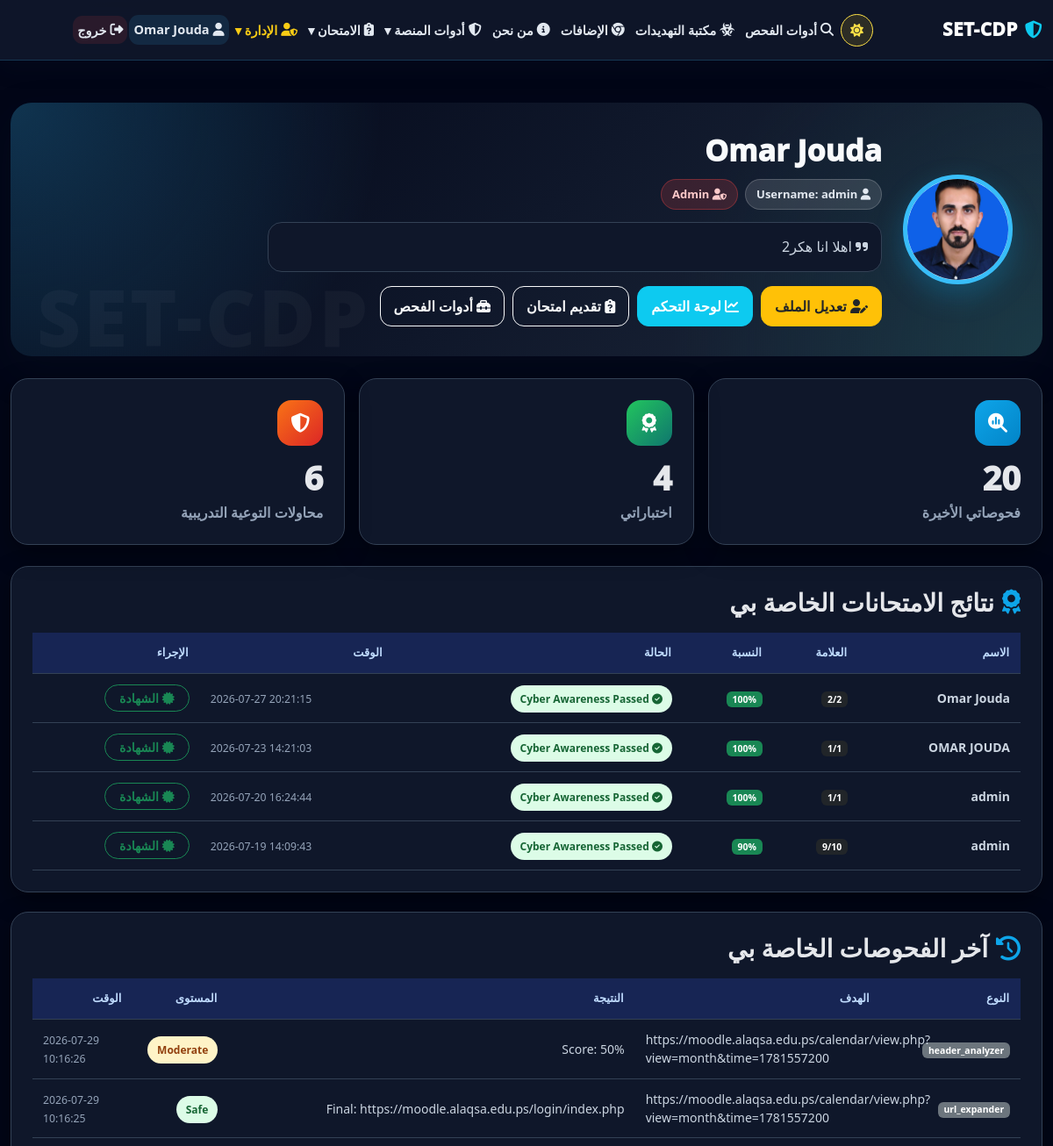
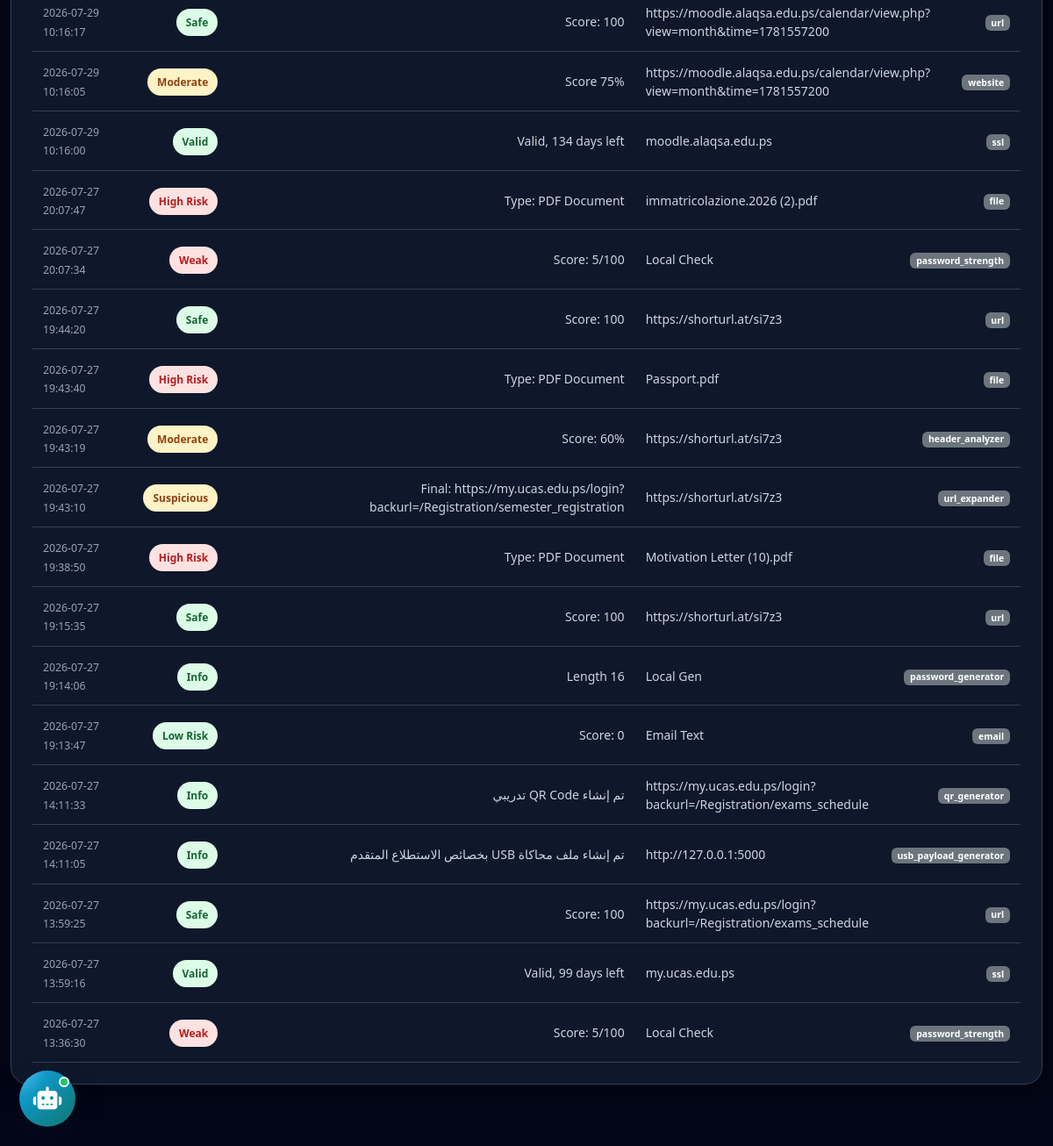
Screenshot of /profile (signed in) with the database file from the repository (2 pictures, top to bottom).
### tables this page shows
CREATE TABLE users (
        id INTEGER PRIMARY KEY AUTOINCREMENT,
        username TEXT UNIQUE,
        password_hash TEXT,
        role TEXT DEFAULT 'user',
        full_name TEXT,
        profile_image TEXT,
        bio TEXT,
        created_at TEXT
    );

CREATE TABLE quiz_results (
        id INTEGER PRIMARY KEY AUTOINCREMENT,
        student_name TEXT,
        score INTEGER,
        total INTEGER,
        percentage INTEGER,
        status TEXT,
        timestamp TEXT,
        user_id INTEGER
    );

CREATE TABLE scan_history (
        id INTEGER PRIMARY KEY AUTOINCREMENT,
        scan_type TEXT,
        target TEXT,
        result_summary TEXT,
        risk_level TEXT,
        timestamp TEXT,
        user_id INTEGER
    );

### app.py (the view, shortened to what this page needs)
@app.route("/profile", methods=["GET", "POST"])
@login_required
def profile():
    user_id = session.get("user_id")
    conn = get_db()
    user = conn.execute("SELECT * FROM users WHERE id = ?", (user_id,)).fetchone()
    scans = conn.execute("SELECT * FROM scan_history WHERE user_id = ? ORDER BY id DESC LIMIT 20", (user_id,)).fetchall()
    quizzes = conn.execute("SELECT * FROM quiz_results WHERE user_id = ? ORDER BY id DESC LIMIT 20", (user_id,)).fetchall()
    captures = conn.execute("SELECT * FROM captured_data WHERE user_id = ? ORDER BY id DESC LIMIT 20", (user_id,)).fetchall()
    conn.close()
    return render_template("profile.html", user=user, scans=scans, quizzes=quizzes, captures=captures)

### app.py (called while the page is built)
def login_required(f):
    @wraps(f)
    def wrapper(*args, **kwargs):
        if "user_id" not in session:
            return redirect(url_for("login"))
        return f(*args, **kwargs)
    return wrapper

def get_db():
    conn = sqlite3.connect(DB_PATH)
    conn.row_factory = sqlite3.Row
    return conn

### templates/profile.html (shortened to what this page needs)
<!doctype html>
<html lang="ar" dir="rtl">
<head>
  <link href="https://cdn.jsdelivr.net/npm/bootstrap@5.3.0/dist/css/bootstrap.rtl.min.css" rel="stylesheet">
  <link rel="stylesheet" href="https://cdnjs.cloudflare.com/ajax/libs/font-awesome/6.5.0/css/all.min.css">
  <link rel="stylesheet" href="/static/style.css">
</head>
<body>
{% include 'base_nav.html' %}
<main class="container py-5 profile-page">
  <section class="profile-hero">
    <div class="d-flex align-items-center gap-4 flex-wrap profile-hero-content">
      {% if user.profile_image %}
        <img
          class="profile-img"
          src="/uploads/{{ user.profile_image }}"
          alt="Profile image"
          onerror="this.style.display='none'; this.nextElementSibling.style.display='grid';"
        >
      {% else %}
        <div class="profile-fallback">
          {{ (user.full_name or user.username or 'U')[0]|upper }}
        </div>
      {% endif %}
      <div class="flex-grow-1">
        <h1 class="profile-name">
          {{ user.full_name or user.username }}
        </h1>
        <div class="profile-meta">
          <span class="profile-pill">
            <i class="fas fa-user"></i>
            Username: {{ user.username }}
          </span>
          {% if user.role == 'admin' %}
            <span class="profile-pill role-admin">
              <i class="fas fa-user-shield"></i>
              Admin
            </span>
          {% else %}
            <span class="profile-pill role-user">
              <i class="fas fa-user"></i>
              User
            </span>
          {% endif %}
        </div>
        {% if user.bio %}
          <div class="bio-box">
            <i class="fas fa-quote-right"></i>
            {{ user.bio }}
          </div>
        {% else %}
          <div class="bio-box">
            لم تتم إضافة نبذة شخصية بعد. يمكنك تعديل ملفك وإضافة وصف قصير يظهر هنا.
          </div>
        {% endif %}
        <div class="profile-actions">
          <button type="button" class="btn btn-warning btn-rounded text-dark" data-bs-toggle="modal" data-bs-target="#editProfileModal">
            <i class="fas fa-user-pen"></i>
            تعديل الملف
          </button>
          <a href="/dashboard" class="btn btn-info btn-rounded text-white">
            <i class="fas fa-chart-line"></i>
            لوحة التحكم
          </a>
          <a href="/quiz" class="btn btn-outline-light btn-rounded">
            <i class="fas fa-clipboard-question"></i>
            تقديم امتحان
          </a>
          <a href="/" class="btn btn-outline-light btn-rounded">
            <i class="fas fa-toolbox"></i>
            أدوات الفحص
          </a>
        </div>
      </div>
    </div>
  </section>
  <section class="row g-3 mb-4">
    <div class="col-md-4">
      <div class="stats-card">
        <div class="stats-icon" style="background: linear-gradient(135deg,#0ea5e9,#0284c7);">
          <i class="fas fa-magnifying-glass-chart"></i>
        </div>
        <h2>{{ scans|length }}</h2>
        <p>فحوصاتي الأخيرة</p>
      </div>
    </div>
    <div class="col-md-4">
      <div class="stats-card">
        <div class="stats-icon" style="background: linear-gradient(135deg,#22c55e,#0f766e);">
          <i class="fas fa-award"></i>
        </div>
        <h2>{{ quizzes|length }}</h2>
        <p>اختباراتي</p>
      </div>
    </div>
    <div class="col-md-4">
      <div class="stats-card">
        <div class="stats-icon" style="background: linear-gradient(135deg,#f97316,#dc2626);">
          <i class="fas fa-shield-halved"></i>
        </div>
        <h2>{{ captures|length }}</h2>
        <p>محاولات التوعية التدريبية</p>
      </div>
    </div>
  </section>
  <section class="profile-card">
    <h3>
      <i class="fas fa-award"></i>
      نتائج الامتحانات الخاصة بي
    </h3>
    <div class="table-responsive">
      <table class="table table-hover align-middle">
        <thead>
          <tr>
            <th>الاسم</th>
            <th>العلامة</th>
            <th>النسبة</th>
            <th>الحالة</th>
            <th>الوقت</th>
            <th>الإجراء</th>
          </tr>
        </thead>
        <tbody>
          {% for q in quizzes %}
          <tr>
            <td class="fw-bold">{{ q.student_name }}</td>
            <td>
              <span class="badge bg-dark">
                {{ q.score }}/{{ q.total }}
              </span>
            </td>
            <td>
              <span class="badge
                {% if q.percentage|float >= 70 %}bg-success
                {% elif q.percentage|float >= 50 %}bg-warning text-dark
                {% else %}bg-danger{% endif %}">
                {{ q.percentage }}%
              </span>
            </td>
            <td>
              {% if q.percentage|float >= 70 %}
                <span class="badge-soft risk-low">
                  <i class="fas fa-circle-check"></i>
                  {{ q.status }}
                </span>
              {% else %}
                <span class="badge-soft risk-high">
                  <i class="fas fa-circle-xmark"></i>
                  {{ q.status }}
                </span>
              {% endif %}
            </td>
            <td class="text-ltr">
              <small class="text-muted">{{ q.timestamp }}</small>
            </td>
            <td>
              {% if q.percentage|float >= 70 %}
                <a href="/quiz/result/{{ q.id }}" class="btn btn-sm btn-outline-success fw-bold rounded-pill px-3">
                  <i class="fas fa-certificate"></i>
                  الشهادة
                </a>
              {% else %}
                <span class="text-muted small">-</span>
              {% endif %}
            </td>
          </tr>
          {% endfor %}
        </tbody>
      </table>
    </div>
  </section>
  <section class="profile-card">
    <h3>
      <i class="fas fa-clock-rotate-left"></i>
      آخر الفحوصات الخاصة بي
    </h3>
    <div class="table-responsive">
      <table class="table table-hover align-middle">
        <thead>
          <tr>
            <th>النوع</th>
            <th>الهدف</th>
            <th>النتيجة</th>
            <th>المستوى</th>
            <th>الوقت</th>
          </tr>
        </thead>
        <tbody>
          {% for s in scans %}
          <tr>
            <td>
              <span class="badge bg-secondary">
                {{ s.scan_type }}
              </span>
            </td>
            <td class="text-break text-ltr" style="max-width: 280px;">
              {{ s.target }}
            </td>
            <td>
              {{ s.result_summary }}
            </td>
            <td>
              {% set level = s.risk_level|string %}
              {% if level in ['Critical', 'High Risk', 'Insecure', 'Error', 'Weak', 'High'] %}
                <span class="badge-soft risk-high">{{ s.risk_level }}</span>
              {% elif level in ['Moderate', 'Medium Risk', 'Suspicious', 'Expiring Soon', 'Medium'] %}
                <span class="badge-soft risk-medium">{{ s.risk_level }}</span>
              {% else %}
                <span class="badge-soft risk-low">{{ s.risk_level }}</span>
              {% endif %}
            </td>
            <td class="text-ltr">
              <small class="text-muted">{{ s.timestamp }}</small>
            </td>
          </tr>
          {% endfor %}
        </tbody>
      </table>
    </div>
  </section>
</main>
</body>
</html>

### static/style.css (style rules this page uses)
body { background:#f4f6f9;color:#1f2937 }
.btn { border-radius:10px }

### templates/profile.html (style rules this page uses)
body { background: #f8fafc; color: #0f172a; }
.profile-page { max-width: 1200px; margin: auto; }
.profile-hero { background: radial-gradient(circle at top left, rgba(56,189,248,.25), transparent 35%), radial-gradient(circle at bottom right, rgba(15,118,110,.22), transparent 35%), linear-gradient(135deg, #020617, #0f172a, #1e293b); color: white; border-radius: 24px; padding: 34px; margin-bottom: 25px; box-shadow: 0 18px 45px rgba(15, 23, 42, 0.22); position: relative; overflow: hidden; }
.profile-hero::before { content: "SET-CDP"; position: absolute; left: 30px; bottom: -20px; font-size: 85px; font-weight: 950; color: rgba(255,255,255,.035); letter-spacing: 6px; pointer-events: none; }
.profile-img { width: 125px; height: 125px; border-radius: 50%; object-fit: cover; border: 5px solid #38bdf8; background: white; box-shadow: 0 12px 32px rgba(14,165,233,.28); flex-shrink: 0; }
.profile-name { font-size: 34px; font-weight: 950; margin-bottom: 8px; }
.profile-meta { display: flex; flex-wrap: wrap; gap: 8px; margin-top: 12px; }
.profile-pill { background: rgba(255,255,255,.12); border: 1px solid rgba(255,255,255,.18); color: #e2e8f0; border-radius: 999px; padding: 7px 12px; font-size: 13px; font-weight: 800; }
.role-admin { background: rgba(239,68,68,.18); color: #fecaca; border-color: rgba(239,68,68,.35); }
.profile-card { background: white; border-radius: 20px; padding: 24px; border: 1px solid #e2e8f0; box-shadow: 0 10px 28px rgba(15, 23, 42, 0.06); margin-bottom: 22px; }
.profile-card h3 { font-weight: 950; color: #0f172a; margin-bottom: 18px; display: flex; align-items: center; gap: 9px; }
.profile-card h3 i { color: #0ea5e9; }
.stats-card { position: relative; overflow: hidden; background: white; border: 1px solid #e2e8f0; border-radius: 20px; padding: 24px; height: 100%; box-shadow: 0 10px 28px rgba(15, 23, 42, 0.06); transition: .25s; }
.stats-icon { width: 52px; height: 52px; border-radius: 16px; display: grid; place-items: center; color: white; font-size: 22px; margin-bottom: 14px; }
.stats-card h2 { font-size: 38px; font-weight: 950; color: #0f172a; margin-bottom: 4px; }
.stats-card p { color: #64748b; margin: 0; font-weight: 800; }
.table { margin-bottom: 0; }
.table thead th { background: #f1f5f9; color: #334155; font-size: 13px; font-weight: 950; border-color: #e2e8f0; padding: 13px; white-space: nowrap; }
.table tbody td { border-color: #e2e8f0; vertical-align: middle; font-size: 14px; padding: 12px; }
.badge-soft { border-radius: 999px; padding: 7px 11px; font-weight: 850; font-size: 12px; }
.risk-high { background: #fee2e2; color: #b91c1c; }
.risk-medium { background: #fef3c7; color: #92400e; }
.risk-low { background: #dcfce7; color: #166534; }
.text-ltr { direction: ltr; text-align: left; }
.bio-box { background: rgba(255,255,255,.08); border: 1px solid rgba(255,255,255,.13); border-radius: 16px; padding: 13px 15px; margin-top: 14px; color: #cbd5e1; line-height: 1.8; max-width: 700px; }
.profile-actions { display: flex; gap: 9px; flex-wrap: wrap; margin-top: 16px; }
.btn-rounded { border-radius: 13px; font-weight: 850; padding: 10px 15px; }

### templates/chatbot_widget.html (style rules this page uses)
:root { --setcdp-chat-primary: #0ea5e9; --setcdp-chat-secondary: #0f766e; --setcdp-chat-dark: #020617; --setcdp-chat-slate: #0f172a; --setcdp-chat-border: #e2e8f0; --setcdp-chat-muted: #64748b; --setcdp-chat-bg: #f8fafc; }

### rows the page displays
users: profile_image (picture), full_name "Omar Jouda", username "admin", bio "اهلا انا هكر2"
quiz_results: student_name "Omar Jouda", score "2", total "2", percentage "100", status "Cyber Awareness Passed", timestamp "2026-07-27 20:21:15"
quiz_results: student_name "OMAR JOUDA", score "1", total "1", percentage "100", status "Cyber Awareness Passed", timestamp "2026-07-23 14:21:03"
quiz_results: student_name "admin", score "1", total "1", percentage "100", status "Cyber Awareness Passed", timestamp "2026-07-20 16:24:44"
quiz_results: student_name "admin", score "9", total "10", percentage "90", status "Cyber Awareness Passed", timestamp "2026-07-19 14:09:43"
scan_history: scan_type "header_analyzer", target "https://moodle.alaqsa.edu.ps/calendar/view.php?view=month&time=1781557200", result_summary "Score: 50%", risk_level "Moderate", timestamp "2026-07-29 10:16:26"
scan_history: scan_type "url_expander", target "https://moodle.alaqsa.edu.ps/calendar/view.php?view=month&time=1781557200", result_summary "Final: https://moodle.alaqsa.edu.ps/login/index.php", risk_level "Safe", timestamp "2026-07-29 10:16:25"
scan_history: scan_type "url", target "https://moodle.alaqsa.edu.ps/calendar/view.php?view=month&time=1781557200", result_summary "Score: 100", risk_level "Safe", timestamp "2026-07-29 10:16:17"
scan_history: scan_type "website", target "https://moodle.alaqsa.edu.ps/calendar/view.php?view=month&time=1781557200", result_summary "Score 75%", risk_level "Moderate", timestamp "2026-07-29 10:16:05"
scan_history: scan_type "ssl", target "moodle.alaqsa.edu.ps", result_summary "Valid, 134 days left", risk_level "Valid", timestamp "2026-07-29 10:16:00"
scan_history: scan_type "file", target "immatricolazione.2026 (2).pdf", result_summary "Type: PDF Document", risk_level "High Risk", timestamp "2026-07-27 20:07:47"
scan_history: scan_type "password_strength", target "Local Check", result_summary "Score: 5/100", risk_level "Weak", timestamp "2026-07-27 20:07:34"
scan_history: scan_type "url", target "https://shorturl.at/si7z3", result_summary "Score: 100", risk_level "Safe", timestamp "2026-07-27 19:44:20"
scan_history: scan_type "file", target "Passport.pdf", result_summary "Type: PDF Document", risk_level "High Risk", timestamp "2026-07-27 19:43:40"
scan_history: scan_type "header_analyzer", target "https://shorturl.at/si7z3", result_summary "Score: 60%", risk_level "Moderate", timestamp "2026-07-27 19:43:19"
scan_history: scan_type "url_expander", target "https://shorturl.at/si7z3", result_summary "Final: https://my.ucas.edu.ps/login?backurl=/Registration/semester_registration", risk_level "Suspicious", timestamp "2026-07-27 19:43:10"
scan_history: scan_type "file", target "Motivation Letter (10).pdf", result_summary "Type: PDF Document", risk_level "High Risk", timestamp "2026-07-27 19:38:50"
scan_history: scan_type "url", target "https://shorturl.at/si7z3", result_summary "Score: 100", risk_level "Safe", timestamp "2026-07-27 19:15:35"
scan_history: scan_type "password_generator", target "Local Gen", result_summary "Length 16", risk_level "Info", timestamp "2026-07-27 19:14:06"
scan_history: scan_type "email", target "Email Text", result_summary "Score: 0", risk_level "Low Risk", timestamp "2026-07-27 19:13:47"
scan_history: scan_type "qr_generator", target "https://my.ucas.edu.ps/login?backurl=/Registration/exams_schedule", result_summary "تم إنشاء QR Code تدريبي", risk_level "Info", timestamp "2026-07-27 14:11:33"
scan_history: scan_type "usb_payload_generator", target "http://127.0.0.1:5000", result_summary "تم إنشاء ملف محاكاة USB بخصائص الاستطلاع المتقدم", risk_level "Info", timestamp "2026-07-27 14:11:05"
scan_history: scan_type "url", target "https://my.ucas.edu.ps/login?backurl=/Registration/exams_schedule", result_summary "Score: 100", risk_level "Safe", timestamp "2026-07-27 13:59:25"
scan_history: scan_type "ssl", target "my.ucas.edu.ps", result_summary "Valid, 99 days left", risk_level "Valid", timestamp "2026-07-27 13:59:16"
scan_history: scan_type "password_strength", target "Local Check", result_summary "Score: 5/100", risk_level "Weak", timestamp "2026-07-27 13:36:30"

### other values shown
{{ session.get('full_name') or session.get('username') }} "Omar Jouda"
{{ scans|length }} "20"
{{ quizzes|length }} "4"
{{ captures|length }} "6"
